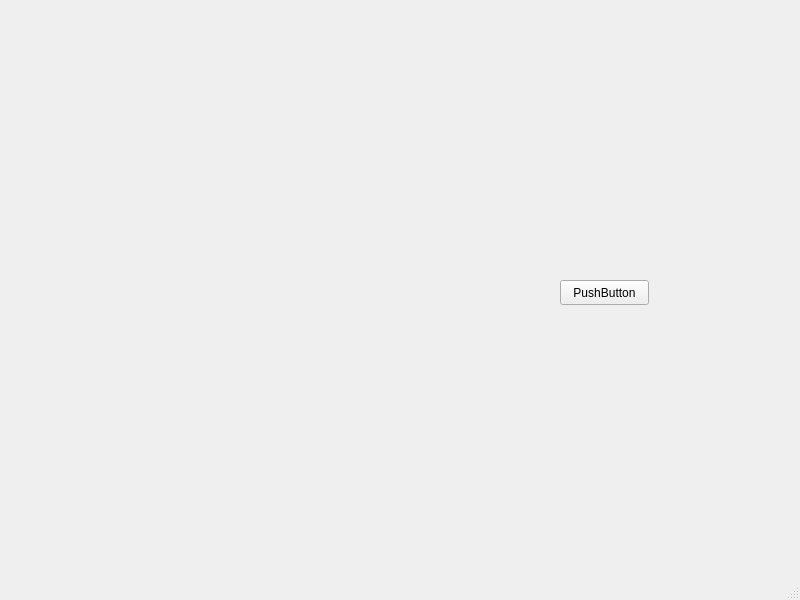
<?xml version="1.0" encoding="UTF-8"?>
<ui version="4.0">
 <class>MainWindow</class>
 <widget class="QMainWindow" name="MainWindow">
  <property name="geometry">
   <rect>
    <x>0</x>
    <y>0</y>
    <width>800</width>
    <height>600</height>
   </rect>
  </property>
  <property name="windowTitle">
   <string>MainWindow</string>
  </property>
  <widget class="QWidget" name="centralwidget">
   <widget class="QPushButton" name="pushButton">
    <property name="geometry">
     <rect>
      <x>560</x>
      <y>280</y>
      <width>89</width>
      <height>25</height>
     </rect>
    </property>
    <property name="text">
     <string>PushButton</string>
    </property>
   </widget>
  </widget>
  <widget class="QMenuBar" name="menubar">
   <property name="geometry">
    <rect>
     <x>0</x>
     <y>0</y>
     <width>800</width>
     <height>22</height>
    </rect>
   </property>
  </widget>
  <widget class="QStatusBar" name="statusbar"/>
 </widget>
 <resources/>
 <connections/>
</ui>
